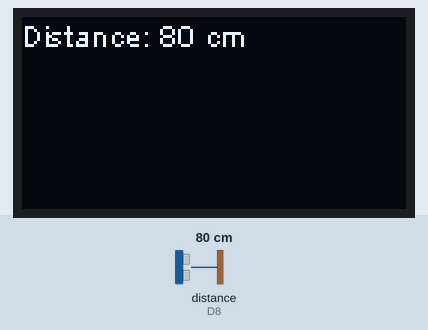
This sketch was run on a simulated ESP8266 (NodeMCU). Shown: 128×64 one-colour display. The inputs (shaded band) are chosen by the test bench; at power-on: distance to the obstacle (sensor on D8) 80 cm. The echo pulse lasts 58.3 µs per cm.

Above: at 1.2 s.
1.3 s: distance to the obstacle (sensor on D8) set to 2 cm
At 2.0 s:
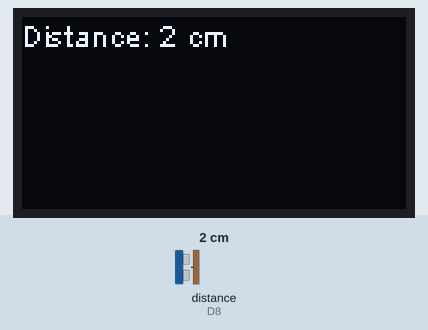
2.8 s: distance to the obstacle (sensor on D8) set to 4 cm
At 3.3 s:
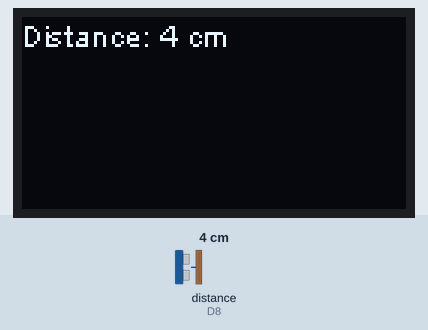
4.3 s: distance to the obstacle (sensor on D8) set to 9 cm
At 5.6 s:
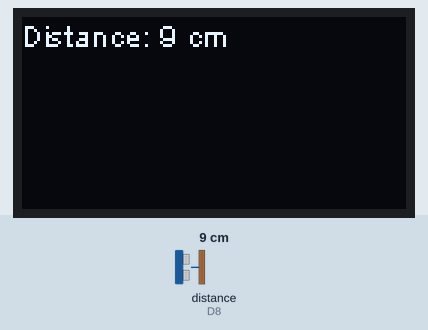
Timing chart, 0 to 7.3 s (numbered marks = the images above; inputs shaded):
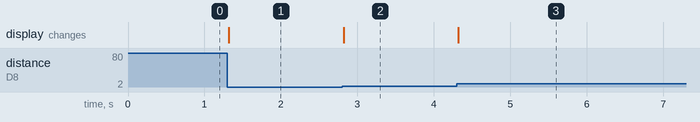

The sketch:

OledDistanceSensorHCSR04.ino
```cpp
#include "SSD1306.h"
#include <Ultrasonic.h> // Include Ultrasonic library


SSD1306  display(0x3c, 5, 4); // Pin D1 = 5 / Pin D2 = 4
Ultrasonic ultrasonic(D7, D8); // D7 = Trigger / D8 = Echo

String distance;

void setup() {

  Serial.begin(115200);
  display.init();
  display.flipScreenVertically();

  display.clear();
  drawDistance();
  display.display();
}

void loop() {

   drawDistance();
   display.display();

}

void drawDistance() {

    distance = String(ultrasonic.distanceRead());


    display.clear();
    display.setTextAlignment(TEXT_ALIGN_LEFT);
    display.setFont(ArialMT_Plain_10);
    display.drawString(0, 0, "Distance: "+ distance + " cm");

}
```

Measured:
- after the input at 1.3 s, the display: changes at once (image 1)
- after the input at 2.8 s, the display: changes at once (image 2)
- after the input at 4.3 s, the display: changes at once (image 3)
